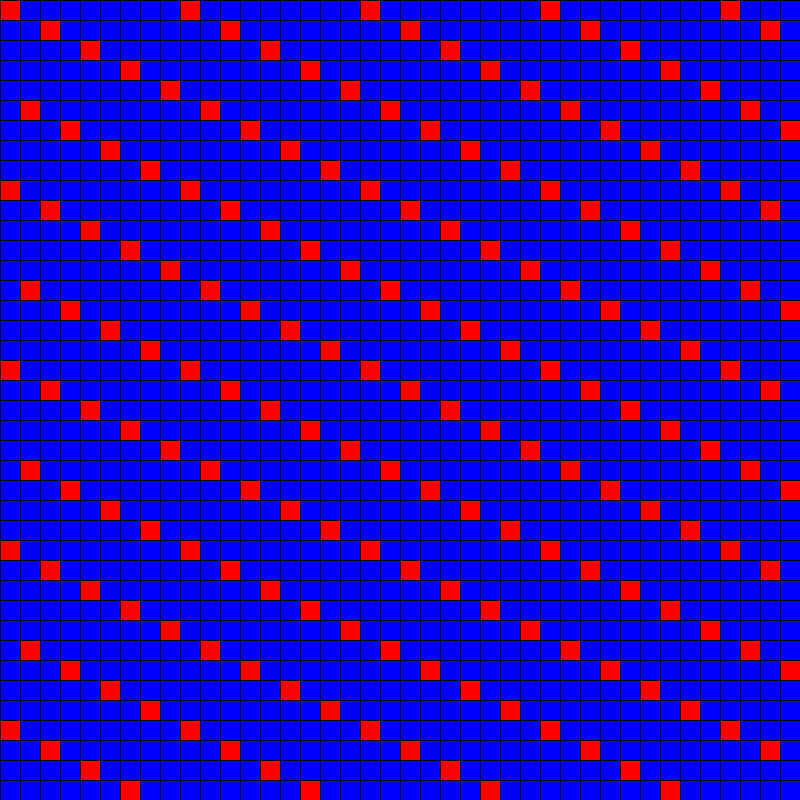
Frame 1 (no input)
Frame 60 (the mouse pressed at the canvas centre just before this capture): identical to frame 1, image omitted
Frame 120 (the mouse held since frame 60 and released just before this capture): identical to frame 1, image omitted

The Processing sketch that drew this single still picture (run headless with seeded random() and noise(); from frame 60 on, the mouse is pressed at the canvas centre):

// Processing sketch: deleteMe
// ── deleteMe.pde
void setup(){
  size(800,800);
  background(255);
}

void draw(){
  int cellSize = 20;
  int columns = width/cellSize;
  int rows = height/cellSize;
  
  int index = 0;
  for(int x = 0; x < columns; x++){
    for(int y = 0; y < rows; y++){
      if(index % 9 == 0) {
        fill(255, 0, 0);
      }else{
        fill(0, 0, 255);
      }
      stroke(0);
      rect(x * cellSize, y * cellSize, cellSize, cellSize);
      index ++;
    }
  }
}
